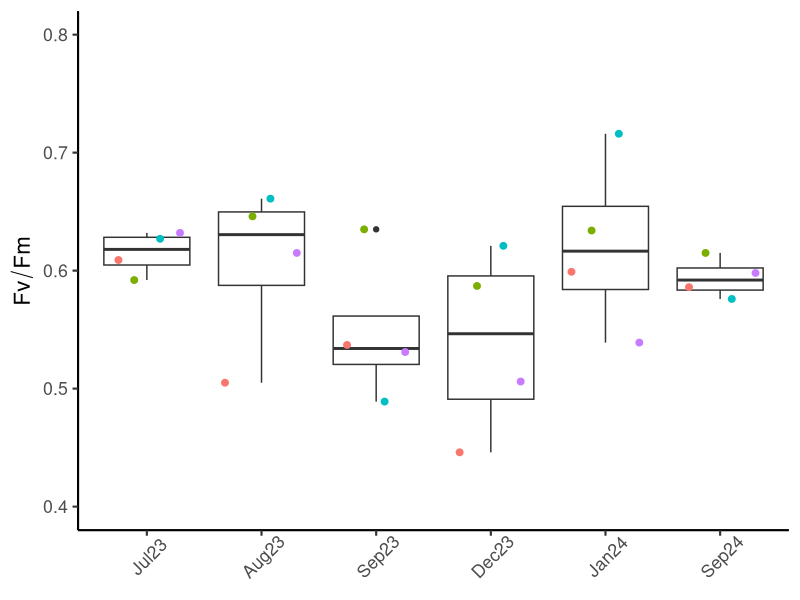
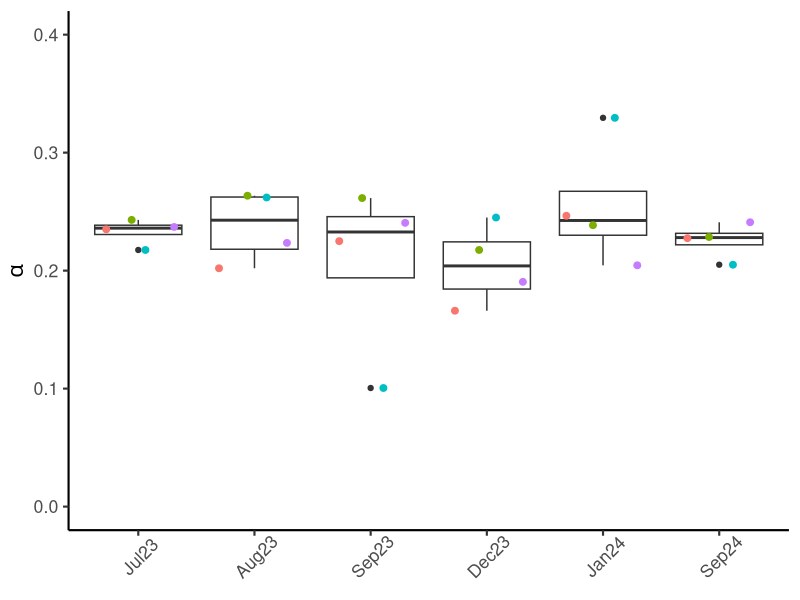
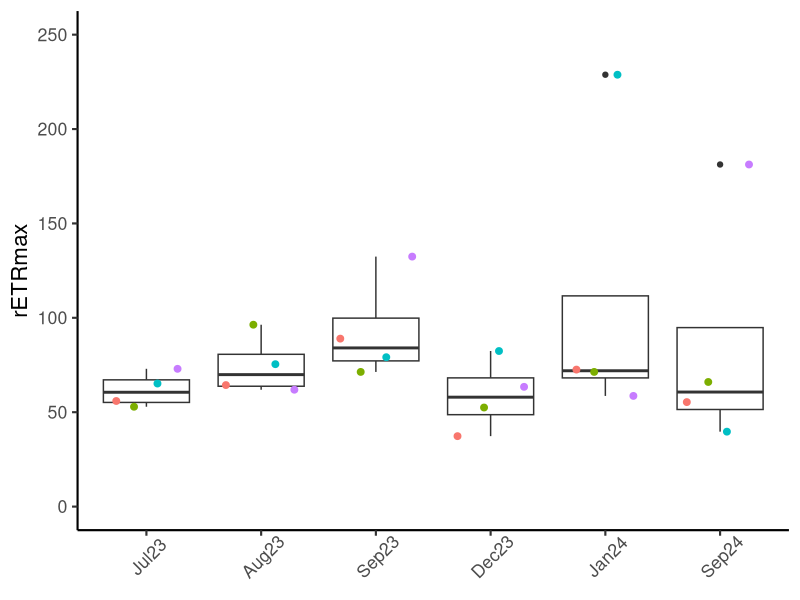
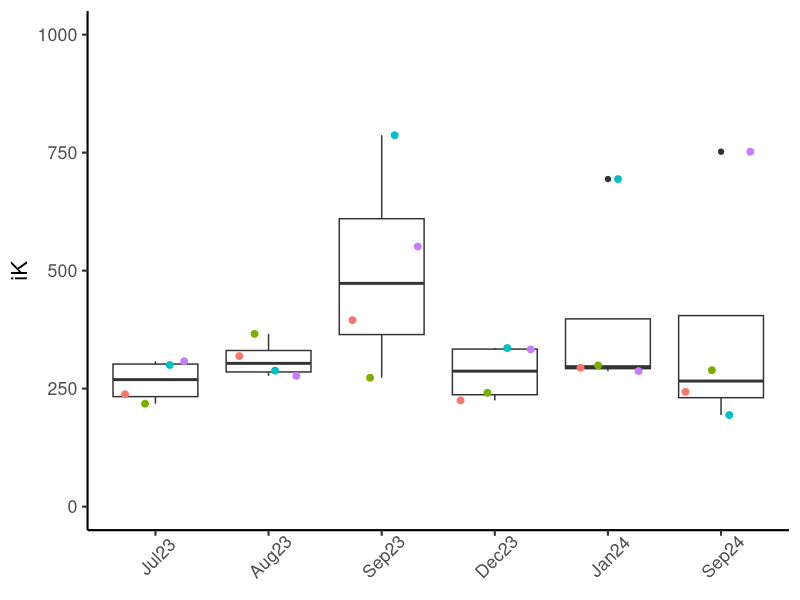
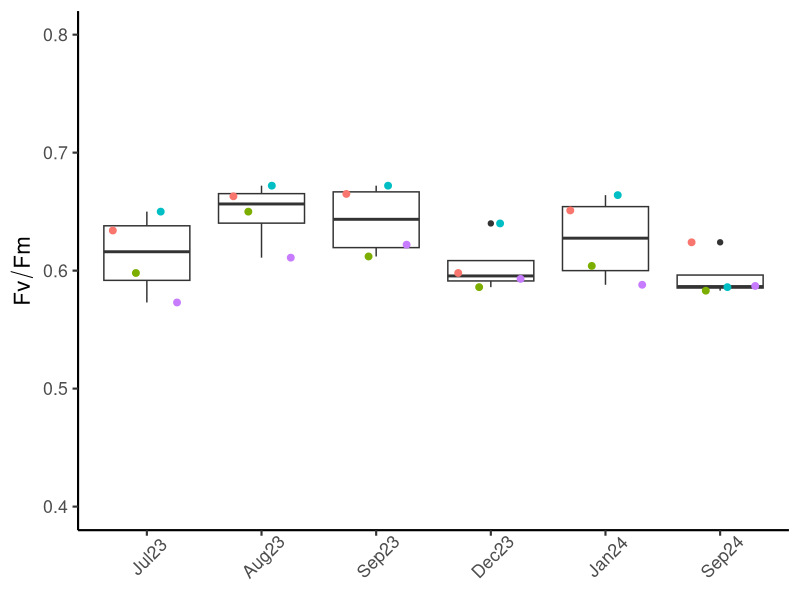
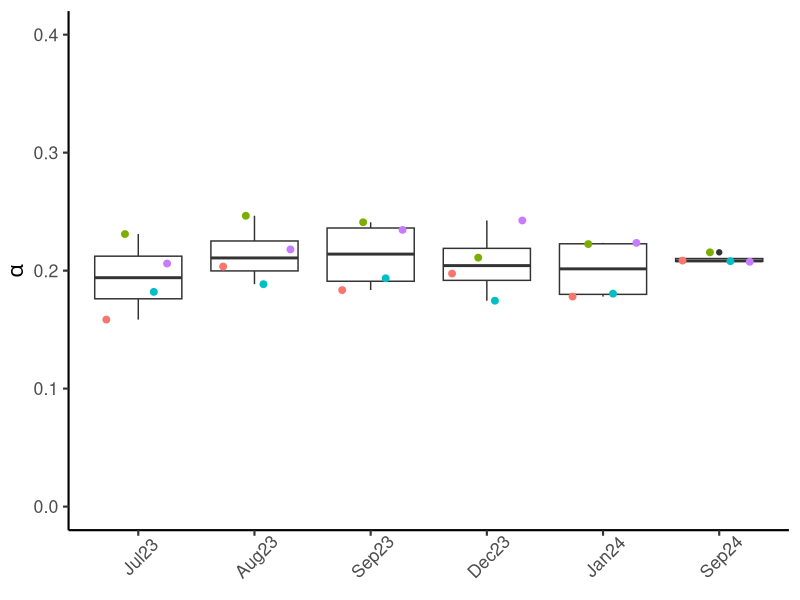
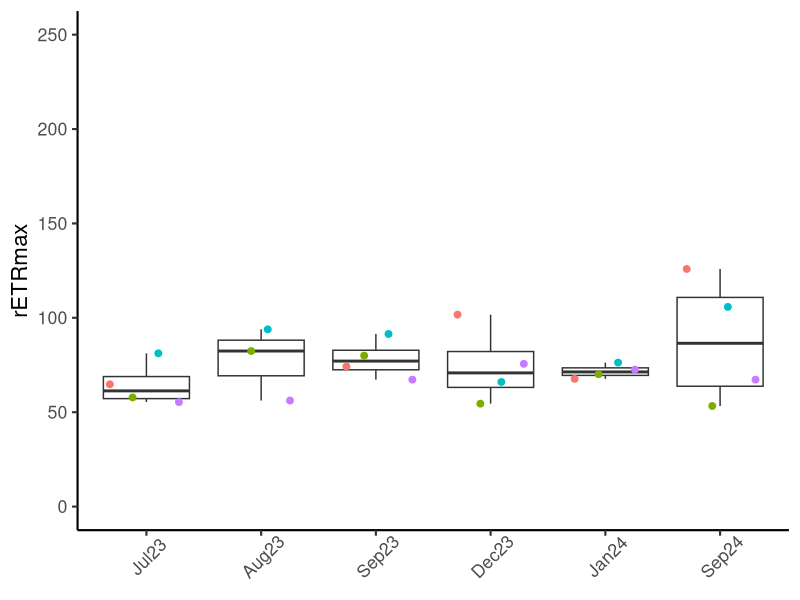
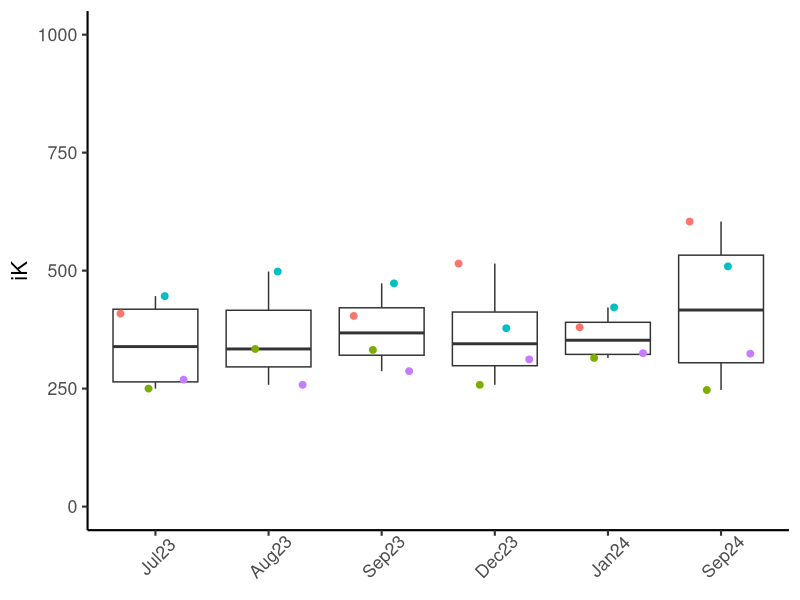

Source code (R) for these figures, in order:
## ---- chunk 1
knitr::opts_chunk$set(echo = TRUE)
library(ggplot2)
library(dplyr)
library(tidyr)
library(lubridate)
## ---- chunk 2
# Read the data
data <- read.csv("RLC_summary.csv")

# Convert Date to proper date format (day/month/year)
data$Date <- as.Date(data$Date, format = "%d/%m/%Y")
data$iK  <- as.numeric(as.character(data$iK))
data$Colony=as.factor(data$Colony)
data$Species=as.factor(data$Species)
data$TP     =as.factor(data$TP)
str(data)
## ---- chunk 3
data_Sty= data %>% filter(Species=="Stylophora")
data_Poc= data %>% filter(Species=="Pocillopora")
## ---- chunk 4
TPs_names= c("Jul23", "Aug23", "Sep23", "Dec23", "Jan24", "Sep24" )
## ---- chunk 5
Fv.Fm_Sty <- ggplot() +
  geom_boxplot(data = data_Sty, aes(x = TP, y = Fv.Fm)) +
  geom_point(data = data_Sty, aes(x = TP, y = Fv.Fm, color = Colony), position = position_jitterdodge(), size = 2) +
  theme_classic(base_size = 16) +
  theme(legend.position = "none", axis.text.x = element_text(angle = 45, vjust = 0.7)) +
  ylab(expression(Fv/Fm)) +
  xlab(NULL)  +
  scale_y_continuous(limits = c(0.4,0.8), breaks = c(0.4, 0.5, 0.6, 0.7, 0.8)) +
  scale_x_discrete(labels = TPs_names)

Fv.Fm_Sty

ggsave("Fv.Fm_Sty.jpeg", width = 20, height = 10, units = "cm", dpi = 600)
## ---- chunk 6
alpha_Sty <- ggplot() +
  geom_boxplot(data = data_Sty, aes(x = TP, y = alpha)) +
  geom_point(data = data_Sty, aes(x = TP, y = alpha, color = Colony), position = position_jitterdodge(), size = 2) +
  theme_classic(base_size = 16) +
  theme(legend.position = "none", axis.text.x = element_text(angle = 45, vjust = 0.7)) +
  ylab(expression(alpha)) +
  xlab(NULL)  +
   scale_x_discrete(labels = TPs_names)+
  scale_y_continuous(limits = c(0, 0.4))
 

alpha_Sty

ggsave("alpha_Sty.jpeg", width = 20, height = 10, units = "cm", dpi = 600)
## ---- chunk 7
rETRmax_Sty <- ggplot() +
  geom_boxplot(data = data_Sty, aes(x = TP, y = rETRmax)) +
  geom_point(data = data_Sty, aes(x = TP, y = rETRmax, color = Colony), position = position_jitterdodge(), size = 2) +
  theme_classic(base_size = 16) +
  theme(legend.position = "none", axis.text.x = element_text(angle = 45, vjust = 0.7)) +
  ylab(expression(rETRmax)) +
  xlab(NULL)  +
   scale_x_discrete(labels = TPs_names)+
  scale_y_continuous(limits = c(0, 250))
 

rETRmax_Sty

ggsave("rETRmax_Sty.jpeg", width = 20, height = 10, units = "cm", dpi = 600)
## ---- chunk 8
iK_Sty <- ggplot() +
  geom_boxplot(data = data_Sty, aes(x = TP, y = iK)) +
  geom_point(data = data_Sty, aes(x = TP, y = iK, color = Colony), position = position_jitterdodge(), size = 2) +
  theme_classic(base_size = 16) +
  theme(legend.position = "none", axis.text.x = element_text(angle = 45, vjust = 0.7)) +
  ylab(expression(iK)) +
  xlab(NULL)  +
   scale_x_discrete(labels = TPs_names)+
  scale_y_continuous(limits = c(0, 1000))
 

iK_Sty

ggsave("iK_Sty.jpeg", width = 20, height = 10, units = "cm", dpi = 600)
## ---- chunk 9
Fv.Fm_Poc <- ggplot() +
  geom_boxplot(data = data_Poc, aes(x = TP, y = Fv.Fm)) +
  geom_point(data = data_Poc, aes(x = TP, y = Fv.Fm, color = Colony), position = position_jitterdodge(), size = 2) +
  theme_classic(base_size = 16) +
  theme(legend.position = "none", axis.text.x = element_text(angle = 45, vjust = 0.7)) +
  ylab(expression(Fv/Fm)) +
  xlab(NULL)  +
  scale_y_continuous(limits = c(0.4,0.8), breaks = c( 0.4, 0.5, 0.6, 0.7, 0.8)) +
  scale_x_discrete(labels = TPs_names)

Fv.Fm_Poc

ggsave("Fv.Fm_Poc.jpeg", width = 20, height = 10, units = "cm", dpi = 600)
## ---- chunk 10
alpha_Poc <- ggplot() +
  geom_boxplot(data = data_Poc, aes(x = TP, y = alpha)) +
  geom_point(data = data_Poc, aes(x = TP, y = alpha, color = Colony), position = position_jitterdodge(), size = 2) +
  theme_classic(base_size = 16) +
  theme(legend.position = "none", axis.text.x = element_text(angle = 45, vjust = 0.7)) +
  ylab(expression(alpha)) +
  xlab(NULL)  +
   scale_x_discrete(labels = TPs_names)+
  scale_y_continuous(limits = c(0, 0.4))
 

alpha_Poc

ggsave("alpha_Poc.jpeg", width = 20, height = 10, units = "cm", dpi = 600)
## ---- chunk 11
rETRmax_Poc <- ggplot() +
  geom_boxplot(data = data_Poc, aes(x = TP, y = rETRmax)) +
  geom_point(data = data_Poc, aes(x = TP, y = rETRmax, color = Colony), position = position_jitterdodge(), size = 2) +
  theme_classic(base_size = 16) +
  theme(legend.position = "none", axis.text.x = element_text(angle = 45, vjust = 0.7)) +
  ylab(expression(rETRmax)) +
  xlab(NULL)  +
   scale_x_discrete(labels = TPs_names)+
  scale_y_continuous(limits = c(0, 250))
 

rETRmax_Poc

ggsave("rETRmax_Poc.jpeg", width = 20, height = 10, units = "cm", dpi = 600)
## ---- chunk 12
iK_Poc <- ggplot() +
  geom_boxplot(data = data_Poc, aes(x = TP, y = iK)) +
  geom_point(data = data_Poc, aes(x = TP, y = iK, color = Colony), position = position_jitterdodge(), size = 2) +
  theme_classic(base_size = 16) +
  theme(legend.position = "none", axis.text.x = element_text(angle = 45, vjust = 0.7)) +
  ylab(expression(iK)) +
  xlab(NULL)  +
   scale_x_discrete(labels = TPs_names)+
  scale_y_continuous(limits = c(0, 1000))
 

iK_Poc

ggsave("iK_Poc.jpeg", width = 20, height = 10, units = "cm", dpi = 600)
## ---- chunk 13
knitr::opts_chunk$set(echo = TRUE)
library(dplyr)
library(rstatix)  # For tidy statistical tests
## ---- chunk 14
# Perform Kruskal-Wallis tests for Stylophora
kw_sty_fvfm <- kruskal.test(Fv.Fm ~ TP, data = data_Sty)
kw_sty_alpha <- kruskal.test(alpha ~ TP, data = data_Sty)
kw_sty_retr <- kruskal.test(rETRmax ~ TP, data = data_Sty)
kw_sty_ik <- kruskal.test(iK ~ TP, data = data_Sty)

# Perform Kruskal-Wallis tests for Pocillopora
kw_poc_fvfm <- kruskal.test(Fv.Fm ~ TP, data = data_Poc)
kw_poc_alpha <- kruskal.test(alpha ~ TP, data = data_Poc)
kw_poc_retr <- kruskal.test(rETRmax ~ TP, data = data_Poc)
kw_poc_ik <- kruskal.test(iK ~ TP, data = data_Poc)

# Function to create a nice summary of results
format_kw_results <- function(test_result, parameter, species) {
  data.frame(
    Species = species,
    Parameter = parameter,
    Chi_squared = round(test_result$statistic, 3),
    df = test_result$parameter,
    p_value = round(test_result$p.value, 4)
  )
}

# Combine all results
all_results <- rbind(
  format_kw_results(kw_sty_fvfm, "Fv/Fm", "Stylophora"),
  format_kw_results(kw_sty_alpha, "Alpha", "Stylophora"),
  format_kw_results(kw_sty_retr, "rETRmax", "Stylophora"),
  format_kw_results(kw_sty_ik, "iK", "Stylophora"),
  format_kw_results(kw_poc_fvfm, "Fv/Fm", "Pocillopora"),
  format_kw_results(kw_poc_alpha, "Alpha", "Pocillopora"),
  format_kw_results(kw_poc_retr, "rETRmax", "Pocillopora"),
  format_kw_results(kw_poc_ik, "iK", "Pocillopora")
)

# Display results in a nice table
knitr::kable(all_results, 
             caption = "Kruskal-Wallis Test Results by Species and Parameter",
             align = c('l', 'l', 'r', 'r', 'r'))

write.csv(all_results, "KW_test_results.csv", row.names = FALSE)
